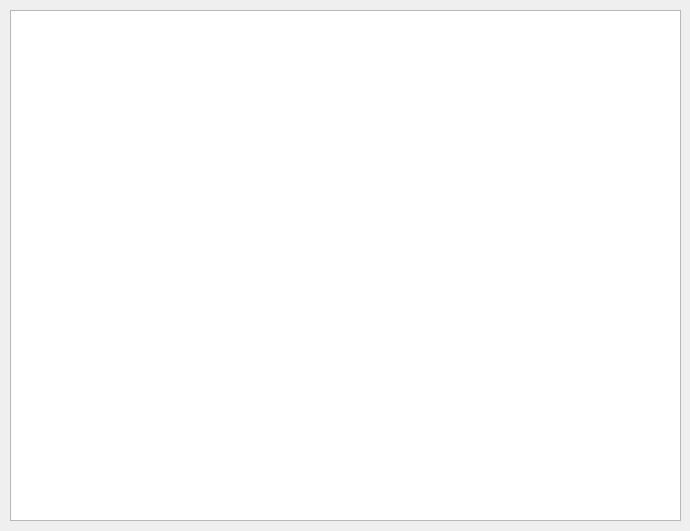
<?xml version="1.0" encoding="UTF-8"?>
<ui version="4.0">
 <class>ShowHistory</class>
 <widget class="QDialog" name="ShowHistory">
  <property name="geometry">
   <rect>
    <x>0</x>
    <y>0</y>
    <width>690</width>
    <height>531</height>
   </rect>
  </property>
  <property name="windowTitle">
   <string>Dialog</string>
  </property>
  <widget class="QTextEdit" name="historyLabel">
   <property name="geometry">
    <rect>
     <x>10</x>
     <y>10</y>
     <width>671</width>
     <height>511</height>
    </rect>
   </property>
  </widget>
 </widget>
 <resources/>
 <connections/>
</ui>
